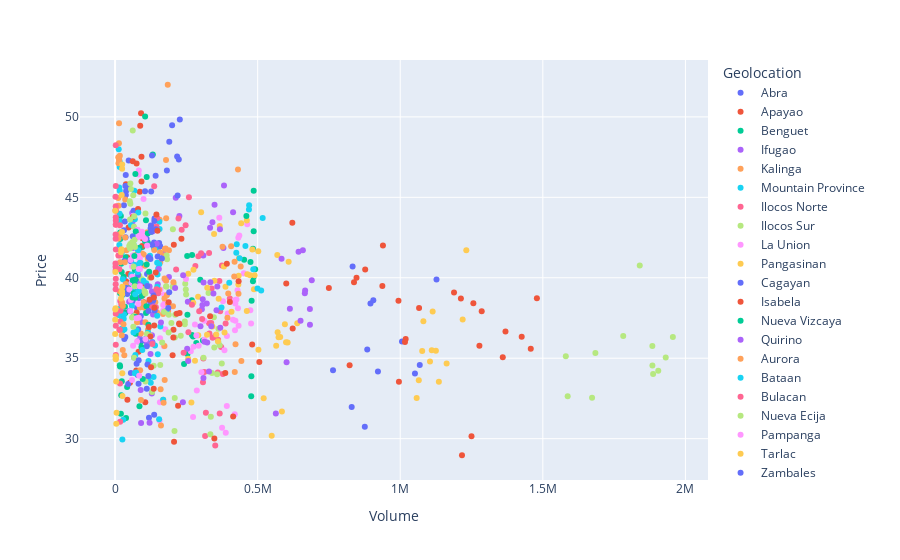

The notebook cell this image was saved under:
### Code cell
# RICE: Volume and Retail Price (Annual-Provincial)
# Volume of Rice
df1 = read_csv_to_df("datasets/agricultural-indicators/Volume_Rice and Corn_annual.csv")
df1 = df1[df1["Geolocation"].apply(is_province)]
df1 = df1[df1["Commodity"] == "Palay"]
df1["Commodity"] = df1["Commodity"].apply(lambda val: "Rice")
df1 = df1.melt(id_vars=["Commodity", "Geolocation"], value_vars=df1.columns[2:], var_name="Period", value_name="Volume")
df1 = swap_columns(df1, "Commodity", "Geolocation")

# Retail Price of Palay
df2 = read_csv_to_df("datasets/prices/prices_retail_2012-2023.csv")
df2 = df2[df2["Geolocation"].apply(is_province)]
df2.dropna(inplace=True)
df2 = get_annual_columns(df2, range(2012, 2024), 2)
df2.dropna(inplace=True)
df2 = df2[df2["Commodity"] == 'RICE, REGULAR-MILLED, 1 KG']
df2["Commodity"] = df2["Commodity"].apply(lambda val: "Rice")
df2 = df2.melt(["Geolocation", "Commodity"], df2.columns[2:], "Period", "Price")

# Volume and Price DataFrame
df = pd.merge(df1, df2)
df["Geolocation"] = df["Geolocation"].apply(lambda val: val.lstrip("."))
df = df[df["Volume"] != 0]
fig = px.scatter(df, x="Volume", y="Price", color="Geolocation")
fig.show()
df2

# # ------------------

# # RICE: Volume and Retail Price (Quarterly-Regional)
# df = read_csv_to_df("datasets/agricultural-indicators/Volume_Rice and Corn_quarterly.csv")
# df = df[df["Geolocation"].apply(is_region)]
# df = df[df["Commodity"] == "Palay"]
# df["Commodity"] = df["Commodity"].apply(lambda val: "Rice")
# df = df.melt(id_vars=["Commodity", "Geolocation"], value_vars=df.columns[2:], var_name="Period", value_name="Volume")
# df = swap_columns(df, "Commodity", "Geolocation")

# # Retail Price of Palay
# df2 = read_csv_to_df("datasets/prices/prices_retail_2012-2023.csv")
# df2 = df2[df2["Geolocation"].apply(is_region)]
# df2.dropna(inplace=True)
# df2 = get_quarter_columns(df2, range(2012, 2024), 2)
# df2.dropna(inplace=True)
# df2 = df2[df2["Commodity"] == 'RICE, REGULAR-MILLED, 1 KG']
# df2["Commodity"] = df2["Commodity"].apply(lambda val: "Rice")
# df2 = df2.melt(["Geolocation", "Commodity"], df2.columns[2:], "Period", "Price")

# # Volume and Price DataFrame
# df = pd.merge(df, df2)
# df["Geolocation"] = df["Geolocation"].apply(lambda val: val.lstrip("."))
# df = df[df["Volume"] != 0]
# fig = px.scatter(df, x="Volume", y="Price", color="Geolocation")
# # fig.show()

# # ------------------

# # RICE: Volume and Retail Price (Quarterly-Provincial)
# df = read_csv_to_df("datasets/agricultural-indicators/Volume_Rice and Corn_quarterly.csv")
# df = df[df["Geolocation"].apply(is_province)]
# df = df[df["Commodity"] == "Palay"]
# df["Commodity"] = df["Commodity"].apply(lambda val: "Rice")
# df = df.melt(id_vars=["Commodity", "Geolocation"], value_vars=df.columns[2:], var_name="Period", value_name="Volume")
# df = swap_columns(df, "Commodity", "Geolocation")

# # # Retail Price of Palay
# df2 = read_csv_to_df("datasets/prices/prices_retail_2012-2023.csv")
# df2 = df2[df2["Geolocation"].apply(is_province)]
# df2.dropna(inplace=True)
# df2 = get_quarter_columns(df2, range(2012, 2024), 2)
# df2.dropna(inplace=True)
# df2 = df2[df2["Commodity"] == 'RICE, REGULAR-MILLED, 1 KG']
# df2["Commodity"] = df2["Commodity"].apply(lambda val: "Rice")
# df2 = df2.melt(["Geolocation", "Commodity"], df2.columns[2:], "Period", "Price")

# # Volume and Price DataFrame
# df = pd.merge(df, df2)
# df["Geolocation"] = df["Geolocation"].apply(lambda val: val.lstrip("."))
# df = df[df["Volume"] != 0]
# fig = px.scatter(df, x="Volume", y="Price", color="Geolocation")
# fig.show()

# df.corr(numeric_only=True)

### Figure 1 — Plotly figure (JSON) as saved in the notebook; plotly's stock layout.template omitted (floating-point values rounded to 4 significant figures)
{"data": [{"hovertemplate": "Geolocation=Abra<br>Volume=%{x}<br>Price=%{y}<extra></extra>", "legendgroup": "Abra", "marker": {"color": "#636efa", "symbol": "circle"}, "mode": "markers", "name": "Abra", "orientation": "v", "showlegend": true, "type": "scatter", "x": [82333, 79444, 75500, 66716, 65159, 69477, 62120, 82430.0, 83670.0, 90430.0, 76921, 74410.0], "xaxis": "x", "y": [33.42, 33.96, 34.65, 35.04, 37.64, 39.13, 42.57, 41.66, 38.74, 37.62, 38.14, 39.84], "yaxis": "y"}, {"hovertemplate": "Geolocation=Apayao<br>Volume=%{x}<br>Price=%{y}<extra></extra>", "legendgroup": "Apayao", "marker": {"color": "#EF553B", "symbol": "circle"}, "mode": "markers", "name": "Apayao", "orientation": "v", "showlegend": true, "type": "scatter", "x": [105891, 106741, 101158, 96453, 86430, 103335, 76350.0, 86820.0, 96870.0, 82470.0, 74380.0, 75730.0], "xaxis": "x", "y": [32.26, 33.63, 38.47, 39.51, 40.67, 39.08, 41.44, 45.35, 38.91, 35.41, 34.23, 37.84], "yaxis": "y"}, {"hovertemplate": "Geolocation=Benguet<br>Volume=%{x}<br>Price=%{y}<extra></extra>", "legendgroup": "Benguet", "marker": {"color": "#00cc96", "symbol": "circle"}, "mode": "markers", "name": "Benguet", "orientation": "v", "showlegend": true, "type": "scatter", "x": [16696, 17491, 17355, 18144, 18145, 20276, 19920.0, 20450.0, 21710.0, 23667, 23410.0, 21520.0], "xaxis": "x", "y": [34.56, 34.48, 39.06, 42.42, 42.81, 43.84, 37.74, 31.55, 32.7, 33.57, 39.18, 40.87], "yaxis": "y"}, {"hovertemplate": "Geolocation=Ifugao<br>Volume=%{x}<br>Price=%{y}<extra></extra>", "legendgroup": "Ifugao", "marker": {"color": "#ab63fa", "symbol": "circle"}, "mode": "markers", "name": "Ifugao", "orientation": "v", "showlegend": true, "type": "scatter", "x": [62465, 63379, 63076, 63362, 60866, 62387, 60080.0, 53940.0, 49410.0, 41900.0, 32930.0, 34200.0], "xaxis": "x", "y": [43.23, 43.75, 43.56, 41.86, 39.16, 39.81, 44.02, 42.01, 38.51, 39.32, 37.77, 39.86], "yaxis": "y"}, {"hovertemplate": "Geolocation=Kalinga<br>Volume=%{x}<br>Price=%{y}<extra></extra>", "legendgroup": "Kalinga", "marker": {"color": "#FFA15A", "symbol": "circle"}, "mode": "markers", "name": "Kalinga", "orientation": "v", "showlegend": true, "type": "scatter", "x": [168854, 174012, 176529, 141094, 137784, 173292, 156300.0, 158300.0, 108900.0, 123000.0, 114800.0, 112800.0], "xaxis": "x", "y": [32.41, 33.65, 38.46, 38.48, 38.16, 41.41, 43.6, 40.97, 36.06, 38.65, 41.18, 42.83], "yaxis": "y"}, {"hovertemplate": "Geolocation=Mountain Province<br>Volume=%{x}<br>Price=%{y}<extra></extra>", "legendgroup": "Mountain Province", "marker": {"color": "#19d3f3", "symbol": "circle"}, "mode": "markers", "name": "Mountain Province", "orientation": "v", "showlegend": true, "type": "scatter", "x": [17222, 19103, 18991, 15142, 14464, 16239, 16380.0, 16400.0, 15930.0, 15700.0, 15620.0, 12760.0], "xaxis": "x", "y": [37.88, 37.88, 38.09, 42.04, 45.62, 46.88, 45.41, 47.19, 43.98, 43.46, 43.53, 47.99], "yaxis": "y"}, {"hovertemplate": "Geolocation=Ilocos Norte<br>Volume=%{x}<br>Price=%{y}<extra></extra>", "legendgroup": "Ilocos Norte", "marker": {"color": "#FF6692", "symbol": "circle"}, "mode": "markers", "name": "Ilocos Norte", "orientation": "v", "showlegend": true, "type": "scatter", "x": [315712, 318444, 308317, 313089, 309488, 329744, 281562, 329693, 342000.0, 337200.0, 330749, 338700.0], "xaxis": "x", "y": [30.16, 31.62, 33.51, 34.15, 34.98, 37.18, 40.73, 41.53, 36.28, 37.19, 36.54, 39.33], "yaxis": "y"}, {"hovertemplate": "Geolocation=Ilocos Sur<br>Volume=%{x}<br>Price=%{y}<extra></extra>", "legendgroup": "Ilocos Sur", "marker": {"color": "#B6E880", "symbol": "circle"}, "mode": "markers", "name": "Ilocos Sur", "orientation": "v", "showlegend": true, "type": "scatter", "x": [208380, 209302, 205302, 210875, 209719, 230228, 201992, 248100.0, 249171, 244634, 244400.0, 246100.0], "xaxis": "x", "y": [30.47, 32.52, 39.57, 37.7, 36.29, 36.4, 39.44, 39.27, 38.97, 37.28, 37.11, 39.63], "yaxis": "y"}, {"hovertemplate": "Geolocation=La Union<br>Volume=%{x}<br>Price=%{y}<extra></extra>", "legendgroup": "La Union", "marker": {"color": "#FF97FF", "symbol": "circle"}, "mode": "markers", "name": "La Union", "orientation": "v", "showlegend": true, "type": "scatter", "x": [156023, 157275, 168885, 172000, 175354, 187015, 159500.0, 169054, 176117, 157881, 171300.0, 173900.0], "xaxis": "x", "y": [31.12, 32.26, 37.95, 38.94, 38.43, 38.11, 39.27, 38.32, 36.8, 36.24, 35.75, 39.88], "yaxis": "y"}, {"hovertemplate": "Geolocation=Pangasinan<br>Volume=%{x}<br>Price=%{y}<extra></extra>", "legendgroup": "Pangasinan", "marker": {"color": "#FECB52", "symbol": "circle"}, "mode": "markers", "name": "Pangasinan", "orientation": "v", "showlegend": true, "type": "scatter", "x": [1057580, 1065036, 1113725, 1081157, 1110565, 1125065, 1077039, 1104392, 1135379, 1162636, 1218933, 1232000.0], "xaxis": "x", "y": [32.52, 33.63, 37.91, 37.29, 35.5, 35.46, 35.45, 34.8, 33.54, 34.68, 37.41, 41.71], "yaxis": "y"}, {"hovertemplate": "Geolocation=Cagayan<br>Volume=%{x}<br>Price=%{y}<extra></extra>", "legendgroup": "Cagayan", "marker": {"color": "#636efa", "symbol": "circle"}, "mode": "markers", "name": "Cagayan", "orientation": "v", "showlegend": true, "type": "scatter", "x": [875721, 829737, 895580, 884334, 764303, 1006120, 832941, 905600.0, 921763, 1051621, 1068000.0, 1127000.0], "xaxis": "x", "y": [30.74, 31.96, 38.4, 35.54, 34.25, 36.04, 40.7, 38.61, 34.17, 34.06, 34.59, 39.89], "yaxis": "y"}, {"hovertemplate": "Geolocation=Isabela<br>Volume=%{x}<br>Price=%{y}<extra></extra>", "legendgroup": "Isabela", "marker": {"color": "#EF553B", "symbol": "circle"}, "mode": "markers", "name": "Isabela", "orientation": "v", "showlegend": true, "type": "scatter", "x": [1216535, 1249873, 1277623, 1256390, 1212725, 1285685, 1188584, 1369000.0, 1360000.0, 1426000.0, 1458000.0, 1479000.0], "xaxis": "x", "y": [28.97, 30.16, 35.77, 38.41, 38.71, 37.92, 39.08, 36.66, 35.06, 36.34, 35.58, 38.73], "yaxis": "y"}, {"hovertemplate": "Geolocation=Nueva Vizcaya<br>Volume=%{x}<br>Price=%{y}<extra></extra>", "legendgroup": "Nueva Vizcaya", "marker": {"color": "#00cc96", "symbol": "circle"}, "mode": "markers", "name": "Nueva Vizcaya", "orientation": "v", "showlegend": true, "type": "scatter", "x": [241956, 253755, 252896, 269120, 269824, 273517, 270070, 270000.0, 253900.0, 308200.0, 284900.0, 298600.0], "xaxis": "x", "y": [34.65, 37.7, 41.36, 38.6, 36.44, 36.35, 41.41, 38.41, 35.26, 36.11, 35.95, 39.88], "yaxis": "y"}, {"hovertemplate": "Geolocation=Quirino<br>Volume=%{x}<br>Price=%{y}<extra></extra>", "legendgroup": "Quirino", "marker": {"color": "#ab63fa", "symbol": "circle"}, "mode": "markers", "name": "Quirino", "orientation": "v", "showlegend": true, "type": "scatter", "x": [91221, 89822, 88749, 79730, 85789, 91583, 88106, 99980.0, 110500.0, 124200.0, 117000.0, 121000.0], "xaxis": "x", "y": [30.98, 33.02, 39.68, 36.06, 36.43, 37.25, 39.35, 38.34, 36.0, 35.27, 35.89, 39.46], "yaxis": "y"}, {"hovertemplate": "Geolocation=Aurora<br>Volume=%{x}<br>Price=%{y}<extra></extra>", "legendgroup": "Aurora", "marker": {"color": "#FFA15A", "symbol": "circle"}, "mode": "markers", "name": "Aurora", "orientation": "v", "showlegend": true, "type": "scatter", "x": [90791, 87900, 94785, 86971, 77040, 100179, 104687, 103400.0, 90429, 115368, 106210, 100300.0], "xaxis": "x", "y": [32.41, 34.25, 41.52, 38.16, 37.23, 38.45, 40.74, 38.13, 36.54, 36.77, 37.23, 41.45], "yaxis": "y"}, {"hovertemplate": "Geolocation=Bataan<br>Volume=%{x}<br>Price=%{y}<extra></extra>", "legendgroup": "Bataan", "marker": {"color": "#19d3f3", "symbol": "circle"}, "mode": "markers", "name": "Bataan", "orientation": "v", "showlegend": true, "type": "scatter", "x": [134960, 140067, 155056, 151610, 122393, 136269, 130500.0, 117000.0, 125143, 117100.0, 115400.0, 109200.0], "xaxis": "x", "y": [33.83, 35.79, 40.85, 41.87, 41.38, 41.86, 36.01, 33.72, 33.47, 34.83, 36.61, 39.65], "yaxis": "y"}, {"hovertemplate": "Geolocation=Bulacan<br>Volume=%{x}<br>Price=%{y}<extra></extra>", "legendgroup": "Bulacan", "marker": {"color": "#FF6692", "symbol": "circle"}, "mode": "markers", "name": "Bulacan", "orientation": "v", "showlegend": true, "type": "scatter", "x": [351307, 366927, 372110, 351437, 360237, 378088, 365689, 368700.0, 361300.0, 387700.0, 402400.0, 374700.0], "xaxis": "x", "y": [29.57, 31.56, 35.69, 36.39, 34.11, 34.02, 39.79, 37.92, 36.15, 37.17, 38.72, 40.76], "yaxis": "y"}, {"hovertemplate": "Geolocation=Nueva Ecija<br>Volume=%{x}<br>Price=%{y}<extra></extra>", "legendgroup": "Nueva Ecija", "marker": {"color": "#B6E880", "symbol": "circle"}, "mode": "markers", "name": "Nueva Ecija", "orientation": "v", "showlegend": true, "type": "scatter", "x": [1587163, 1672666, 1930996, 1580620, 1684352, 1884091, 1887000.0, 1956000.0, 1905000.0, 1884000.0, 1781964, 1840000.0], "xaxis": "x", "y": [32.63, 32.55, 35.04, 35.13, 35.32, 35.76, 34.01, 36.32, 34.22, 34.55, 36.38, 40.76], "yaxis": "y"}, {"hovertemplate": "Geolocation=Pampanga<br>Volume=%{x}<br>Price=%{y}<extra></extra>", "legendgroup": "Pampanga", "marker": {"color": "#FF97FF", "symbol": "circle"}, "mode": "markers", "name": "Pampanga", "orientation": "v", "showlegend": true, "type": "scatter", "x": [388187, 419721, 433106, 425609, 421647, 429406, 432172, 451400.0, 421900.0, 477000.0, 474300.0, 463500.0], "xaxis": "x", "y": [30.37, 31.52, 37.02, 38.65, 38.41, 39.22, 42.48, 40.28, 37.33, 37.15, 37.98, 43.33], "yaxis": "y"}, {"hovertemplate": "Geolocation=Tarlac<br>Volume=%{x}<br>Price=%{y}<extra></extra>", "legendgroup": "Tarlac", "marker": {"color": "#FECB52", "symbol": "circle"}, "mode": "markers", "name": "Tarlac", "orientation": "v", "showlegend": true, "type": "scatter", "x": [549299, 585077, 638906, 570095, 564992, 579013, 568900.0, 595463, 573300.0, 605100.0, 599600.0, 608700.0], "xaxis": "x", "y": [30.18, 31.69, 37.17, 36.61, 35.77, 36.33, 41.41, 37.12, 36.31, 35.98, 36.0, 40.99], "yaxis": "y"}, {"hovertemplate": "Geolocation=Zambales<br>Volume=%{x}<br>Price=%{y}<extra></extra>", "legendgroup": "Zambales", "marker": {"color": "#636efa", "symbol": "circle"}, "mode": "markers", "name": "Zambales", "orientation": "v", "showlegend": true, "type": "scatter", "x": [118900, 137110, 140191, 137968, 112200.0, 127761, 126506, 138400.0, 158200.0, 154600.0, 136800.0, 142200.0], "xaxis": "x", "y": [31.3, 31.48, 39.07, 42.07, 40.23, 38.48, 45.36, 43.69, 41.96, 42.16, 42.19, 46.34], "yaxis": "y"}, {"hovertemplate": "Geolocation=Batangas<br>Volume=%{x}<br>Price=%{y}<extra></extra>", "legendgroup": "Batangas", "marker": {"color": "#EF553B", "symbol": "circle"}, "mode": "markers", "name": "Batangas", "orientation": "v", "showlegend": true, "type": "scatter", "x": [43206, 52198, 46375, 40009, 39797, 42246, 47310.0, 44980.0, 33000.0, 35350.0, 34870.0, 38030.0], "xaxis": "x", "y": [32.43, 33.48, 40.23, 39.29, 39.76, 41.27, 43.13, 41.16, 39.06, 37.84, 39.19, 45.82], "yaxis": "y"}, {"hovertemplate": "Geolocation=Cavite<br>Volume=%{x}<br>Price=%{y}<extra></extra>", "legendgroup": "Cavite", "marker": {"color": "#00cc96", "symbol": "circle"}, "mode": "markers", "name": "Cavite", "orientation": "v", "showlegend": true, "type": "scatter", "x": [38495, 42177, 46280, 42361, 35646, 34732, 37040.0, 29990.0, 24630.0, 27830.0, 23210.0, 20970.0], "xaxis": "x", "y": [31.28, 33.22, 39.43, 39.58, 37.8, 38.2, 41.28, 40.06, 38.92, 39.19, 40.36, 41.64], "yaxis": "y"}, {"hovertemplate": "Geolocation=Laguna<br>Volume=%{x}<br>Price=%{y}<extra></extra>", "legendgroup": "Laguna", "marker": {"color": "#ab63fa", "symbol": "circle"}, "mode": "markers", "name": "Laguna", "orientation": "v", "showlegend": true, "type": "scatter", "x": [120953, 128905, 130904, 133138, 130808, 129358, 131300.0, 149500.0, 129300.0, 120200.0, 128400.0, 146300.0], "xaxis": "x", "y": [31.0, 32.8, 38.35, 37.72, 35.98, 36.43, 42.88, 39.6, 39.15, 38.18, 38.58, 42.12], "yaxis": "y"}, {"hovertemplate": "Geolocation=Quezon<br>Volume=%{x}<br>Price=%{y}<extra></extra>", "legendgroup": "Quezon", "marker": {"color": "#FFA15A", "symbol": "circle"}, "mode": "markers", "name": "Quezon", "orientation": "v", "showlegend": true, "type": "scatter", "x": [160951, 159773, 154780, 146988, 168112, 173228, 177400.0, 137400.0, 186200.0, 203083, 185900.0, 204629], "xaxis": "x", "y": [30.82, 33.08, 39.26, 37.86, 37.76, 38.71, 41.82, 41.73, 37.93, 38.22, 38.38, 39.72], "yaxis": "y"}, {"hovertemplate": "Geolocation=Rizal<br>Volume=%{x}<br>Price=%{y}<extra></extra>", "legendgroup": "Rizal", "marker": {"color": "#19d3f3", "symbol": "circle"}, "mode": "markers", "name": "Rizal", "orientation": "v", "showlegend": true, "type": "scatter", "x": [25667, 28732, 27243, 30411, 32761, 31269, 27180.0, 18820.0, 13790.0, 23430.0, 23500.0, 23520.0], "xaxis": "x", "y": [29.95, 31.17, 36.73, 37.46, 36.79, 37.73, 39.91, 38.06, 37.66, 36.83, 37.36, 41.57], "yaxis": "y"}, {"hovertemplate": "Geolocation=Marinduque<br>Volume=%{x}<br>Price=%{y}<extra></extra>", "legendgroup": "Marinduque", "marker": {"color": "#FF6692", "symbol": "circle"}, "mode": "markers", "name": "Marinduque", "orientation": "v", "showlegend": true, "type": "scatter", "x": [17757, 17364, 15069, 15889, 16038, 21932, 17101, 11526, 18273, 18494, 18920.0, 17819], "xaxis": "x", "y": [31.06, 33.44, 40.54, 36.77, 36.76, 38.35, 43.27, 41.39, 38.56, 37.29, 37.95, 41.38], "yaxis": "y"}, {"hovertemplate": "Geolocation=Occidental Mindoro<br>Volume=%{x}<br>Price=%{y}<extra></extra>", "legendgroup": "Occidental Mindoro", "marker": {"color": "#B6E880", "symbol": "circle"}, "mode": "markers", "name": "Occidental Mindoro", "orientation": "v", "showlegend": true, "type": "scatter", "x": [334114, 335839, 346525, 362514, 357837, 339989, 374223, 347849, 310004, 367000.0, 362300.0, 327700.0], "xaxis": "x", "y": [30.28, 31.36, 37.55, 36.84, 34.01, 34.07, 34.68, 35.67, 35.02, 35.81, 36.0, 39.06], "yaxis": "y"}, {"hovertemplate": "Geolocation=Oriental Mindoro<br>Volume=%{x}<br>Price=%{y}<extra></extra>", "legendgroup": "Oriental Mindoro", "marker": {"color": "#FF97FF", "symbol": "circle"}, "mode": "markers", "name": "Oriental Mindoro", "orientation": "v", "showlegend": true, "type": "scatter", "x": [375206, 391866, 413508, 392213, 383608, 420465, 435700.0, 420002, 431000.0, 394900.0, 378500.0, 365400.0], "xaxis": "x", "y": [30.67, 32.03, 37.4, 36.38, 35.49, 36.74, 42.62, 38.6, 38.1, 37.78, 38.54, 43.73], "yaxis": "y"}, {"hovertemplate": "Geolocation=Palawan<br>Volume=%{x}<br>Price=%{y}<extra></extra>", "legendgroup": "Palawan", "marker": {"color": "#FECB52", "symbol": "circle"}, "mode": "markers", "name": "Palawan", "orientation": "v", "showlegend": true, "type": "scatter", "x": [267663, 256394, 274150, 280240, 291681, 341265, 367032, 381704, 387172, 408272, 433400.0, 461900.0], "xaxis": "x", "y": [32.25, 34.96, 38.45, 34.85, 36.43, 36.97, 43.21, 40.69, 39.44, 37.88, 40.13, 43.56], "yaxis": "y"}, {"hovertemplate": "Geolocation=Romblon<br>Volume=%{x}<br>Price=%{y}<extra></extra>", "legendgroup": "Romblon", "marker": {"color": "#636efa", "symbol": "circle"}, "mode": "markers", "name": "Romblon", "orientation": "v", "showlegend": true, "type": "scatter", "x": [35866, 32479, 32626, 30977, 31244, 36179, 36923, 34116, 36733, 36701, 38700.0, 37440.0], "xaxis": "x", "y": [36.31, 36.2, 41.05, 44.51, 42.96, 45.71, 45.14, 43.5, 42.52, 45.13, 45.4, 46.39], "yaxis": "y"}, {"hovertemplate": "Geolocation=Albay<br>Volume=%{x}<br>Price=%{y}<extra></extra>", "legendgroup": "Albay", "marker": {"color": "#EF553B", "symbol": "circle"}, "mode": "markers", "name": "Albay", "orientation": "v", "showlegend": true, "type": "scatter", "x": [206808, 220980, 225700, 204345, 201811, 204824, 206000.0, 188000.0, 216000.0, 224533, 226200.0, 232600.0], "xaxis": "x", "y": [29.8, 32.04, 37.12, 36.28, 35.18, 36.77, 42.06, 38.47, 37.77, 37.16, 37.81, 42.42], "yaxis": "y"}, {"hovertemplate": "Geolocation=Camarines Norte<br>Volume=%{x}<br>Price=%{y}<extra></extra>", "legendgroup": "Camarines Norte", "marker": {"color": "#00cc96", "symbol": "circle"}, "mode": "markers", "name": "Camarines Norte", "orientation": "v", "showlegend": true, "type": "scatter", "x": [85526, 92411, 95784, 89615, 89909, 107099, 110800.0, 93460.0, 108500.0, 116300.0, 109800.0, 108400.0], "xaxis": "x", "y": [32.02, 35.69, 41.91, 40.91, 36.01, 36.19, 40.82, 38.87, 37.82, 38.18, 38.23, 42.3], "yaxis": "y"}, {"hovertemplate": "Geolocation=Camarines Sur<br>Volume=%{x}<br>Price=%{y}<extra></extra>", "legendgroup": "Camarines Sur", "marker": {"color": "#ab63fa", "symbol": "circle"}, "mode": "markers", "name": "Camarines Sur", "orientation": "v", "showlegend": true, "type": "scatter", "x": [563749, 601500.0, 583797, 658548, 666413, 683385, 689722, 612987, 650406, 683203, 665430, 643401], "xaxis": "x", "y": [31.57, 34.76, 41.18, 41.7, 39.2, 37.08, 39.84, 38.08, 37.34, 38.06, 39.04, 41.62], "yaxis": "y"}, {"hovertemplate": "Geolocation=Catanduanes<br>Volume=%{x}<br>Price=%{y}<extra></extra>", "legendgroup": "Catanduanes", "marker": {"color": "#FFA15A", "symbol": "circle"}, "mode": "markers", "name": "Catanduanes", "orientation": "v", "showlegend": true, "type": "scatter", "x": [32330, 29488, 35452, 35741, 34065, 37789, 39940.0, 27330.0, 27020.0, 23380.0, 24810.0, 17790.0], "xaxis": "x", "y": [35.19, 37.11, 44.86, 42.5, 40.96, 39.61, 41.71, 38.25, 35.5, 36.43, 38.47, 42.73], "yaxis": "y"}, {"hovertemplate": "Geolocation=Masbate<br>Volume=%{x}<br>Price=%{y}<extra></extra>", "legendgroup": "Masbate", "marker": {"color": "#19d3f3", "symbol": "circle"}, "mode": "markers", "name": "Masbate", "orientation": "v", "showlegend": true, "type": "scatter", "x": [154463, 168653, 180173, 147754, 149871, 158832, 156032, 147700.0, 148000.0, 148754, 151253, 155154], "xaxis": "x", "y": [31.2, 32.43, 37.94, 37.65, 35.24, 36.97, 43.03, 40.94, 39.45, 40.2, 40.58, 43.48], "yaxis": "y"}, {"hovertemplate": "Geolocation=Sorsogon<br>Volume=%{x}<br>Price=%{y}<extra></extra>", "legendgroup": "Sorsogon", "marker": {"color": "#FF6692", "symbol": "circle"}, "mode": "markers", "name": "Sorsogon", "orientation": "v", "showlegend": true, "type": "scatter", "x": [130431, 130200.0, 137241, 128445, 133423, 143148, 147870, 123456, 145037, 150800.0, 151500.0, 145300.0], "xaxis": "x", "y": [35.89, 38.17, 45.7, 43.2, 38.59, 38.16, 43.71, 40.13, 39.28, 39.23, 39.04, 43.18], "yaxis": "y"}, {"hovertemplate": "Geolocation=Aklan<br>Volume=%{x}<br>Price=%{y}<extra></extra>", "legendgroup": "Aklan", "marker": {"color": "#B6E880", "symbol": "circle"}, "mode": "markers", "name": "Aklan", "orientation": "v", "showlegend": true, "type": "scatter", "x": [129645, 135293, 104712, 106329, 101471, 121797, 106600.0, 94160.0, 122300.0, 106500.0, 111600.0, 84940.0], "xaxis": "x", "y": [32.89, 34.52, 39.12, 39.02, 39.31, 40.01, 43.99, 39.91, 36.42, 33.55, 36.51, 40.13], "yaxis": "y"}, {"hovertemplate": "Geolocation=Antique<br>Volume=%{x}<br>Price=%{y}<extra></extra>", "legendgroup": "Antique", "marker": {"color": "#FF97FF", "symbol": "circle"}, "mode": "markers", "name": "Antique", "orientation": "v", "showlegend": true, "type": "scatter", "x": [273468, 286622, 280084, 285203, 274929, 293098, 307458, 312700.0, 265531, 302746, 313100.0, 248800.0], "xaxis": "x", "y": [31.34, 32.99, 37.09, 36.41, 35.72, 35.78, 41.4, 37.32, 35.43, 34.13, 36.15, 39.93], "yaxis": "y"}, {"hovertemplate": "Geolocation=Capiz<br>Volume=%{x}<br>Price=%{y}<extra></extra>", "legendgroup": "Capiz", "marker": {"color": "#FECB52", "symbol": "circle"}, "mode": "markers", "name": "Capiz", "orientation": "v", "showlegend": true, "type": "scatter", "x": [360914, 322388, 291158, 256823, 274900, 348477, 347129, 301768, 363300.0, 383800.0, 354800.0, 323300.0], "xaxis": "x", "y": [36.06, 36.46, 38.83, 40.24, 40.5, 39.81, 42.72, 44.08, 38.69, 36.6, 36.48, 39.39], "yaxis": "y"}, {"hovertemplate": "Geolocation=Guimaras<br>Volume=%{x}<br>Price=%{y}<extra></extra>", "legendgroup": "Guimaras", "marker": {"color": "#636efa", "symbol": "circle"}, "mode": "markers", "name": "Guimaras", "orientation": "v", "showlegend": true, "type": "scatter", "x": [55425, 46066, 51202, 40154, 42649, 55322, 45728, 47726, 64991, 61280.0, 64980.0, 54000], "xaxis": "x", "y": [34.08, 33.41, 37.93, 39.37, 38.98, 41.03, 45.69, 47.28, 44.16, 38.54, 38.76, 41.96], "yaxis": "y"}, {"hovertemplate": "Geolocation=Iloilo<br>Volume=%{x}<br>Price=%{y}<extra></extra>", "legendgroup": "Iloilo", "marker": {"color": "#EF553B", "symbol": "circle"}, "mode": "markers", "name": "Iloilo", "orientation": "v", "showlegend": true, "type": "scatter", "x": [995402, 822452, 846636, 877076, 749699, 937300.0, 939300.0, 837800.0, 993800.0, 1019000.0, 1017000.0, 1066000.0], "xaxis": "x", "y": [33.54, 34.57, 40.0, 40.51, 39.37, 39.49, 42.0, 39.72, 38.57, 36.19, 36.02, 38.12], "yaxis": "y"}, {"hovertemplate": "Geolocation=Negros Occidental<br>Volume=%{x}<br>Price=%{y}<extra></extra>", "legendgroup": "Negros Occidental", "marker": {"color": "#00cc96", "symbol": "circle"}, "mode": "markers", "name": "Negros Occidental", "orientation": "v", "showlegend": true, "type": "scatter", "x": [477347, 477969, 478782, 491239, 452582, 474874, 486038, 483589, 485688, 483534, 460535, 486100.0], "xaxis": "x", "y": [32.63, 33.87, 38.57, 40.53, 41.12, 40.98, 42.88, 41.81, 40.04, 39.78, 43.83, 45.41], "yaxis": "y"}, {"hovertemplate": "Geolocation=Bohol<br>Volume=%{x}<br>Price=%{y}<extra></extra>", "legendgroup": "Bohol", "marker": {"color": "#ab63fa", "symbol": "circle"}, "mode": "markers", "name": "Bohol", "orientation": "v", "showlegend": true, "type": "scatter", "x": [237836, 256405, 255053, 252816, 161003, 238728, 225548, 153405, 188800.0, 210584, 170100.0, 212700.0], "xaxis": "x", "y": [32.27, 34.83, 38.51, 35.59, 37.22, 40.15, 43.84, 40.55, 40.05, 39.36, 41.47, 44.97], "yaxis": "y"}, {"hovertemplate": "Geolocation=Cebu<br>Volume=%{x}<br>Price=%{y}<extra></extra>", "legendgroup": "Cebu", "marker": {"color": "#FFA15A", "symbol": "circle"}, "mode": "markers", "name": "Cebu", "orientation": "v", "showlegend": true, "type": "scatter", "x": [16935, 17660, 16765, 14291, 13546, 14514, 13898, 11409, 11206, 12199, 11900.0, 12050.0], "xaxis": "x", "y": [39.15, 40.96, 47.59, 47.34, 48.35, 47.32, 49.61, 47.49, 44.96, 42.45, 44.48, 47.12], "yaxis": "y"}, {"hovertemplate": "Geolocation=Negros Oriental<br>Volume=%{x}<br>Price=%{y}<extra></extra>", "legendgroup": "Negros Oriental", "marker": {"color": "#19d3f3", "symbol": "circle"}, "mode": "markers", "name": "Negros Oriental", "orientation": "v", "showlegend": true, "type": "scatter", "x": [69663, 71173, 64612, 66393, 55744, 69305, 67590, 56880.0, 58983, 64176, 56930.0, 65860.0], "xaxis": "x", "y": [34.07, 35.2, 42.07, 40.81, 43.28, 43.64, 45.41, 40.2, 38.27, 39.11, 40.08, 43.76], "yaxis": "y"}, {"hovertemplate": "Geolocation=Siquijor<br>Volume=%{x}<br>Price=%{y}<extra></extra>", "legendgroup": "Siquijor", "marker": {"color": "#FF6692", "symbol": "circle"}, "mode": "markers", "name": "Siquijor", "orientation": "v", "showlegend": true, "type": "scatter", "x": [2686, 2459, 2392, 2694, 1689, 2662, 2423, 1388, 1502, 2543, 3484.0, 2453.0], "xaxis": "x", "y": [35.2, 37.77, 43.76, 41.75, 40.69, 43.31, 48.23, 45.04, 40.89, 39.95, 40.59, 45.7], "yaxis": "y"}, {"hovertemplate": "Geolocation=Biliran<br>Volume=%{x}<br>Price=%{y}<extra></extra>", "legendgroup": "Biliran", "marker": {"color": "#B6E880", "symbol": "circle"}, "mode": "markers", "name": "Biliran", "orientation": "v", "showlegend": true, "type": "scatter", "x": [66543, 66309, 66343, 66567, 67880.0, 65211, 55728, 53690, 53609, 53220.0, 52580.0, 51710.0], "xaxis": "x", "y": [35.03, 37.63, 43.18, 41.4, 40.7, 42.07, 45.52, 45.85, 44.6, 42.1, 41.82, 44.75], "yaxis": "y"}, {"hovertemplate": "Geolocation=Eastern Samar<br>Volume=%{x}<br>Price=%{y}<extra></extra>", "legendgroup": "Eastern Samar", "marker": {"color": "#FF97FF", "symbol": "circle"}, "mode": "markers", "name": "Eastern Samar", "orientation": "v", "showlegend": true, "type": "scatter", "x": [59413, 63225, 63605, 62388, 61902, 59754, 59588, 57510.0, 50200.0, 53240.0, 55250.0, 54270.0], "xaxis": "x", "y": [33.65, 35.78, 43.85, 41.38, 39.74, 40.07, 40.71, 39.67, 39.28, 37.94, 38.61, 41.11], "yaxis": "y"}, {"hovertemplate": "Geolocation=Leyte<br>Volume=%{x}<br>Price=%{y}<extra></extra>", "legendgroup": "Leyte", "marker": {"color": "#FECB52", "symbol": "circle"}, "mode": "markers", "name": "Leyte", "orientation": "v", "showlegend": true, "type": "scatter", "x": [521115, 502746, 502146, 489405, 473580, 481487, 486900.0, 463800.0, 462000.0, 432300.0, 434500.0, 442200.0], "xaxis": "x", "y": [32.51, 35.53, 41.64, 40.16, 40.16, 41.75, 39.29, 40.22, 37.93, 39.58, 41.21, 43.39], "yaxis": "y"}, {"hovertemplate": "Geolocation=Northern Samar<br>Volume=%{x}<br>Price=%{y}<extra></extra>", "legendgroup": "Northern Samar", "marker": {"color": "#636efa", "symbol": "circle"}, "mode": "markers", "name": "Northern Samar", "orientation": "v", "showlegend": true, "type": "scatter", "x": [111206, 116713, 117965, 117240, 111086, 112585, 104971, 94210.0, 113600.0, 82833, 80940.0, 80590.0], "xaxis": "x", "y": [33.11, 33.9, 41.27, 37.93, 35.75, 39.5, 45.37, 36.12, 34.6, 34.87, 36.8, 40.18], "yaxis": "y"}, {"hovertemplate": "Geolocation=Southern Leyte<br>Volume=%{x}<br>Price=%{y}<extra></extra>", "legendgroup": "Southern Leyte", "marker": {"color": "#EF553B", "symbol": "circle"}, "mode": "markers", "name": "Southern Leyte", "orientation": "v", "showlegend": true, "type": "scatter", "x": [96166, 94871, 92572, 92581, 91088, 75336, 88145, 80540, 81510.0, 78514, 62240.0, 62100.0], "xaxis": "x", "y": [42.46, 41.98, 45.99, 47.52, 50.23, 47.11, 49.44, 44.27, 41.79, 42.95, 43.77, 47.24], "yaxis": "y"}, {"hovertemplate": "Geolocation=Zamboanga del Norte<br>Volume=%{x}<br>Price=%{y}<extra></extra>", "legendgroup": "Zamboanga del Norte", "marker": {"color": "#00cc96", "symbol": "circle"}, "mode": "markers", "name": "Zamboanga del Norte", "orientation": "v", "showlegend": true, "type": "scatter", "x": [96868, 116808, 114392, 125065, 85815, 104810, 132300.0, 105400.0, 108400.0, 119409, 114500.0, 110900.0], "xaxis": "x", "y": [33.7, 37.09, 42.75, 42.86, 41.87, 42.28, 47.66, 50.03, 43.57, 40.37, 42.2, 46.27], "yaxis": "y"}, {"hovertemplate": "Geolocation=Zamboanga del Sur<br>Volume=%{x}<br>Price=%{y}<extra></extra>", "legendgroup": "Zamboanga del Sur", "marker": {"color": "#ab63fa", "symbol": "circle"}, "mode": "markers", "name": "Zamboanga del Sur", "orientation": "v", "showlegend": true, "type": "scatter", "x": [323170, 321487, 341395, 333192, 309500.0, 380052, 382000.0, 367800.0, 334200.0, 368900.0, 355700.0, 413900.0], "xaxis": "x", "y": [35.98, 38.4, 43.45, 43.11, 41.39, 41.86, 45.73, 43.02, 39.72, 36.9, 37.98, 44.08], "yaxis": "y"}, {"hovertemplate": "Geolocation=Zamboanga Sibugay<br>Volume=%{x}<br>Price=%{y}<extra></extra>", "legendgroup": "Zamboanga Sibugay", "marker": {"color": "#FFA15A", "symbol": "circle"}, "mode": "markers", "name": "Zamboanga Sibugay", "orientation": "v", "showlegend": true, "type": "scatter", "x": [170177, 173266, 173535, 175015, 157700.0, 188886, 184800.0, 178600.0, 174800.0, 179000.0, 181500.0, 179100.0], "xaxis": "x", "y": [32.24, 35.76, 39.96, 41.4, 41.59, 41.71, 52.0, 47.31, 41.79, 39.82, 38.91, 43.69], "yaxis": "y"}, {"hovertemplate": "Geolocation=Bukidnon<br>Volume=%{x}<br>Price=%{y}<extra></extra>", "legendgroup": "Bukidnon", "marker": {"color": "#19d3f3", "symbol": "circle"}, "mode": "markers", "name": "Bukidnon", "orientation": "v", "showlegend": true, "type": "scatter", "x": [373221, 400491, 426641, 436575, 425116, 457102, 470200.0, 469500.0, 484700.0, 499500.0, 512400.0, 517600.0], "xaxis": "x", "y": [38.15, 39.69, 42.09, 41.22, 41.55, 41.98, 44.5, 44.25, 40.53, 39.34, 39.21, 43.71], "yaxis": "y"}, {"hovertemplate": "Geolocation=Camiguin<br>Volume=%{x}<br>Price=%{y}<extra></extra>", "legendgroup": "Camiguin", "marker": {"color": "#FF6692", "symbol": "circle"}, "mode": "markers", "name": "Camiguin", "orientation": "v", "showlegend": true, "type": "scatter", "x": [2473, 2537, 2574, 2623, 2158, 1986, 2339.0, 2038.0, 2133.0, 2086.0, 2168.0, 2424.0], "xaxis": "x", "y": [35.84, 37.02, 43.56, 43.29, 42.42, 42.69, 44.44, 44.19, 40.48, 39.29, 39.59, 44.16], "yaxis": "y"}, {"hovertemplate": "Geolocation=Lanao del Norte<br>Volume=%{x}<br>Price=%{y}<extra></extra>", "legendgroup": "Lanao del Norte", "marker": {"color": "#B6E880", "symbol": "circle"}, "mode": "markers", "name": "Lanao del Norte", "orientation": "v", "showlegend": true, "type": "scatter", "x": [158407, 165327, 171770, 173586, 179000.0, 179500.0, 180900.0, 182400.0, 188400.0, 187800.0, 197500.0, 202800.0], "xaxis": "x", "y": [34.58, 35.97, 37.89, 37.89, 39.46, 39.45, 41.39, 41.16, 37.7, 36.59, 37.19, 43.02], "yaxis": "y"}, {"hovertemplate": "Geolocation=Misamis Occidental<br>Volume=%{x}<br>Price=%{y}<extra></extra>", "legendgroup": "Misamis Occidental", "marker": {"color": "#FF97FF", "symbol": "circle"}, "mode": "markers", "name": "Misamis Occidental", "orientation": "v", "showlegend": true, "type": "scatter", "x": [77237, 81185, 87203, 87467, 83948, 82771, 83170.0, 82620.0, 82410.0, 83300.0, 80580.0, 78207], "xaxis": "x", "y": [36.04, 38.38, 41.22, 40.53, 40.91, 40.68, 46.67, 46.41, 42.51, 41.26, 41.41, 42.98], "yaxis": "y"}, {"hovertemplate": "Geolocation=Misamis Oriental<br>Volume=%{x}<br>Price=%{y}<extra></extra>", "legendgroup": "Misamis Oriental", "marker": {"color": "#FECB52", "symbol": "circle"}, "mode": "markers", "name": "Misamis Oriental", "orientation": "v", "showlegend": true, "type": "scatter", "x": [26010, 25363, 25576, 24869, 21060.0, 24360.0, 24864, 24660.0, 24220.0, 20930.0, 22130.0, 23280.0], "xaxis": "x", "y": [32.65, 34.07, 39.45, 38.97, 38.71, 39.17, 47.04, 46.78, 42.85, 41.59, 41.77, 45.14], "yaxis": "y"}, {"hovertemplate": "Geolocation=Davao del Norte<br>Volume=%{x}<br>Price=%{y}<extra></extra>", "legendgroup": "Davao del Norte", "marker": {"color": "#636efa", "symbol": "circle"}, "mode": "markers", "name": "Davao del Norte", "orientation": "v", "showlegend": true, "type": "scatter", "x": [133555, 122789, 123928, 125919, 110623, 124645, 129600.0, 127400.0, 129700.0, 134700.0, 139000.0, 143100.0], "xaxis": "x", "y": [38.59, 38.53, 41.17, 43.26, 42.43, 43.07, 47.59, 42.86, 42.06, 38.89, 37.96, 43.01], "yaxis": "y"}, {"hovertemplate": "Geolocation=Davao del Sur<br>Volume=%{x}<br>Price=%{y}<extra></extra>", "legendgroup": "Davao del Sur", "marker": {"color": "#EF553B", "symbol": "circle"}, "mode": "markers", "name": "Davao del Sur", "orientation": "v", "showlegend": true, "type": "scatter", "x": [135492, 126256, 137306, 136322, 120805, 126862, 148800.0, 118600.0, 123700.0, 138100.0, 142400.0, 144900.0], "xaxis": "x", "y": [33.1, 34.44, 37.03, 38.77, 38.64, 40.02, 42.92, 36.94, 36.34, 38.14, 40.33, 43.94], "yaxis": "y"}, {"hovertemplate": "Geolocation=Davao Oriental<br>Volume=%{x}<br>Price=%{y}<extra></extra>", "legendgroup": "Davao Oriental", "marker": {"color": "#00cc96", "symbol": "circle"}, "mode": "markers", "name": "Davao Oriental", "orientation": "v", "showlegend": true, "type": "scatter", "x": [62046, 61463, 65205, 69443, 69152, 67632, 71206, 71450.0, 71370.0, 72030.0, 72030.0, 72490.0], "xaxis": "x", "y": [39.84, 38.77, 39.04, 40.48, 39.55, 41.35, 46.45, 39.89, 38.76, 36.52, 37.56, 42.88], "yaxis": "y"}, {"hovertemplate": "Geolocation=South Cotabato<br>Volume=%{x}<br>Price=%{y}<extra></extra>", "legendgroup": "South Cotabato", "marker": {"color": "#ab63fa", "symbol": "circle"}, "mode": "markers", "name": "South Cotabato", "orientation": "v", "showlegend": true, "type": "scatter", "x": [309941, 329429, 344892, 337445, 307464, 358563, 348806, 304298, 306300.0, 313631, 299600.0, 310400.0], "xaxis": "x", "y": [33.77, 34.18, 39.02, 36.99, 38.66, 39.46, 44.53, 38.05, 38.31, 36.02, 36.99, 39.71], "yaxis": "y"}, {"hovertemplate": "Geolocation=Sultan Kudarat<br>Volume=%{x}<br>Price=%{y}<extra></extra>", "legendgroup": "Sultan Kudarat", "marker": {"color": "#FFA15A", "symbol": "circle"}, "mode": "markers", "name": "Sultan Kudarat", "orientation": "v", "showlegend": true, "type": "scatter", "x": [419751, 442855, 440496, 432842, 417974, 419086, 430996, 376700.0, 396900.0, 422400.0, 394000.0, 406900.0], "xaxis": "x", "y": [34.15, 34.83, 40.7, 39.0, 40.07, 41.0, 46.73, 41.92, 39.02, 35.87, 37.51, 41.96], "yaxis": "y"}, {"hovertemplate": "Geolocation=Agusan del Norte<br>Volume=%{x}<br>Price=%{y}<extra></extra>", "legendgroup": "Agusan del Norte", "marker": {"color": "#19d3f3", "symbol": "circle"}, "mode": "markers", "name": "Agusan del Norte", "orientation": "v", "showlegend": true, "type": "scatter", "x": [73595, 95434, 99786, 76191, 87312, 80952, 81390.0, 78867, 70490.0, 64669, 75210.0, 82990.0], "xaxis": "x", "y": [34.12, 35.51, 39.81, 40.78, 40.93, 41.71, 44.06, 40.36, 38.97, 36.6, 36.74, 39.14], "yaxis": "y"}, {"hovertemplate": "Geolocation=Agusan del Sur<br>Volume=%{x}<br>Price=%{y}<extra></extra>", "legendgroup": "Agusan del Sur", "marker": {"color": "#FF6692", "symbol": "circle"}, "mode": "markers", "name": "Agusan del Sur", "orientation": "v", "showlegend": true, "type": "scatter", "x": [240381, 305171, 292019, 233526, 222420, 247353, 259000.0, 214100.0, 269400.0, 257215, 295100.0, 301600.0], "xaxis": "x", "y": [35.33, 37.44, 41.34, 42.99, 43.68, 43.27, 45.0, 40.52, 38.32, 36.61, 37.91, 41.52], "yaxis": "y"}, {"hovertemplate": "Geolocation=Surigao del Norte<br>Volume=%{x}<br>Price=%{y}<extra></extra>", "legendgroup": "Surigao del Norte", "marker": {"color": "#B6E880", "symbol": "circle"}, "mode": "markers", "name": "Surigao del Norte", "orientation": "v", "showlegend": true, "type": "scatter", "x": [64852, 69721, 63694, 60580.0, 49608, 52559, 61930.0, 67010.0, 69500.0, 64000.0, 59540.0, 68544], "xaxis": "x", "y": [40.69, 41.92, 45.13, 42.23, 41.98, 43.63, 49.16, 43.83, 39.48, 36.96, 37.54, 42.37], "yaxis": "y"}, {"hovertemplate": "Geolocation=Surigao del Sur<br>Volume=%{x}<br>Price=%{y}<extra></extra>", "legendgroup": "Surigao del Sur", "marker": {"color": "#FF97FF", "symbol": "circle"}, "mode": "markers", "name": "Surigao del Sur", "orientation": "v", "showlegend": true, "type": "scatter", "x": [84550, 106585, 112493, 104883, 96942, 94752, 99920.0, 83320.0, 87030.0, 75470.0, 83550.0, 83959], "xaxis": "x", "y": [33.91, 36.17, 42.0, 42.41, 42.55, 42.87, 44.89, 40.55, 39.48, 37.48, 37.52, 42.6], "yaxis": "y"}, {"hovertemplate": "Geolocation=Basilan<br>Volume=%{x}<br>Price=%{y}<extra></extra>", "legendgroup": "Basilan", "marker": {"color": "#FECB52", "symbol": "circle"}, "mode": "markers", "name": "Basilan", "orientation": "v", "showlegend": true, "type": "scatter", "x": [4116, 5178, 3799, 2710, 2156.0, 1689, 2031.0, 1111.0, 273.5, 484.5, 727.5, 703], "xaxis": "x", "y": [30.93, 31.61, 33.55, 34.98, 34.93, 35.13, 38.11, 40.36, 36.5, 37.4, 38.02, 44.17], "yaxis": "y"}, {"hovertemplate": "Geolocation=Lanao del Sur<br>Volume=%{x}<br>Price=%{y}<extra></extra>", "legendgroup": "Lanao del Sur", "marker": {"color": "#636efa", "symbol": "circle"}, "mode": "markers", "name": "Lanao del Sur", "orientation": "v", "showlegend": true, "type": "scatter", "x": [186680, 189853, 164117, 149354, 137666, 181662, 199964, 190040, 217700.0, 219400.0, 223500.0, 227100.0], "xaxis": "x", "y": [38.13, 39.1, 41.2, 41.32, 43.53, 46.66, 49.48, 48.46, 47.54, 45.12, 47.36, 49.84], "yaxis": "y"}, {"hovertemplate": "Geolocation=Maguindanao<br>Volume=%{x}<br>Price=%{y}<extra></extra>", "legendgroup": "Maguindanao", "marker": {"color": "#EF553B", "symbol": "circle"}, "mode": "markers", "name": "Maguindanao", "orientation": "v", "showlegend": true, "type": "scatter", "x": [348123, 414060, 386534, 333258, 402536, 391924, 433200.0, 480700.0, 505900.0, 622900.0, 600300.0, 621600.0], "xaxis": "x", "y": [30.0, 31.39, 34.09, 37.6, 38.49, 40.87, 39.79, 35.86, 34.77, 36.85, 39.64, 43.41], "yaxis": "y"}], "layout": {"legend": {"title": {"text": "Geolocation"}, "tracegroupgap": 0}, "margin": {"t": 60}, "xaxis": {"anchor": "y", "domain": [0, 1], "title": {"text": "Volume"}}, "yaxis": {"anchor": "x", "domain": [0, 1], "title": {"text": "Price"}}}}
